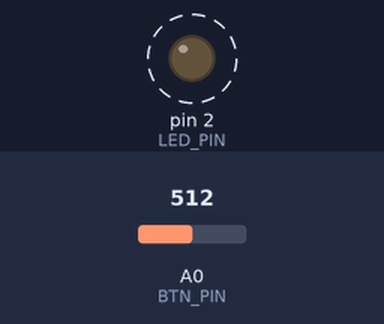
A sketch run on a simulated Arduino Uno, built with avr-gcc and run on an emulated ATmega328P. Shown: output pins drawn as LEDs (lit = HIGH). Dashed ring = blinking. The inputs (shaded band) are chosen by the test bench; at power-on: A0 (BTN_PIN) = 512. What the sketch prints to the serial monitor is not drawn.

Above: at 0.1 s.
Timing chart, 0 to 3.0 s (numbered marks = the images above):
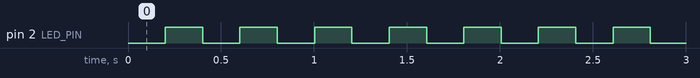

The sketch:

First_example.ino
```cpp
#define LED_PIN 2
#define BTN_PIN 14
#define POT_PIN A0
//bool led = false;
int brightness = 0;

void setup() {
  Serial.begin(115200);
  Serial.print("Setup");
  pinMode(LED_PIN, OUTPUT);
  pinMode(BTN_PIN, INPUT_PULLUP);
  pinMode(POT_PIN, INPUT);
}

void loop() {
  //Serial.println("Hello world");
//  digitalWrite(LED_PIN, led);
//  if(!digitalRead(BTN_PIN)){
//    led = !led;
//    Serial.println("Press");
//  }
  analogWrite(LED_PIN, brightness);
  if(brightness<255){
    brightness+=100;
  }else{
    brightness = 0;
  }
  Serial.println(analogRead(POT_PIN));
  delay(100);
}
```

Measured:
- by itself, pin 2 (LED_PIN): alternates HIGH for 0.20 s and LOW for 0.20 s
